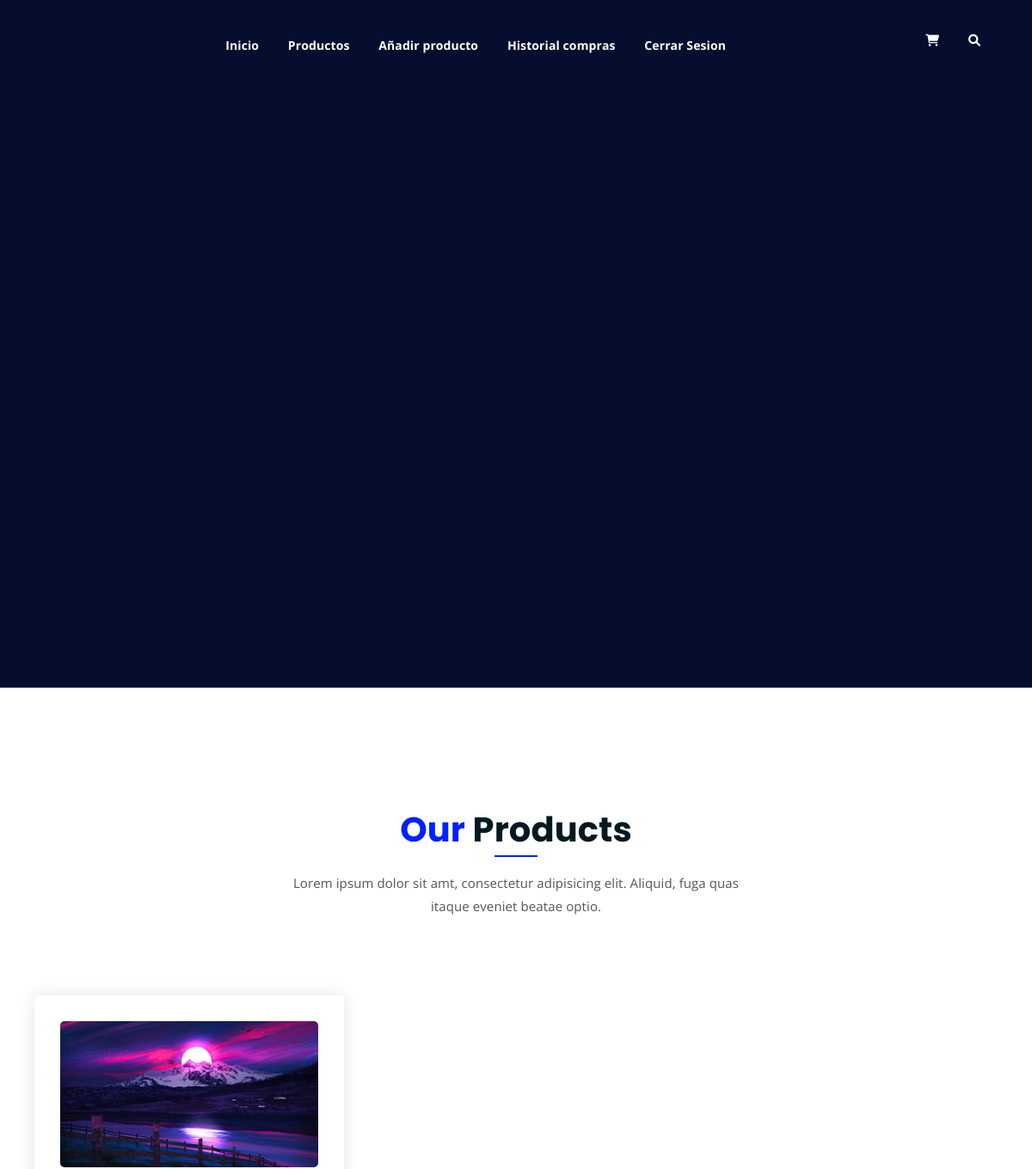
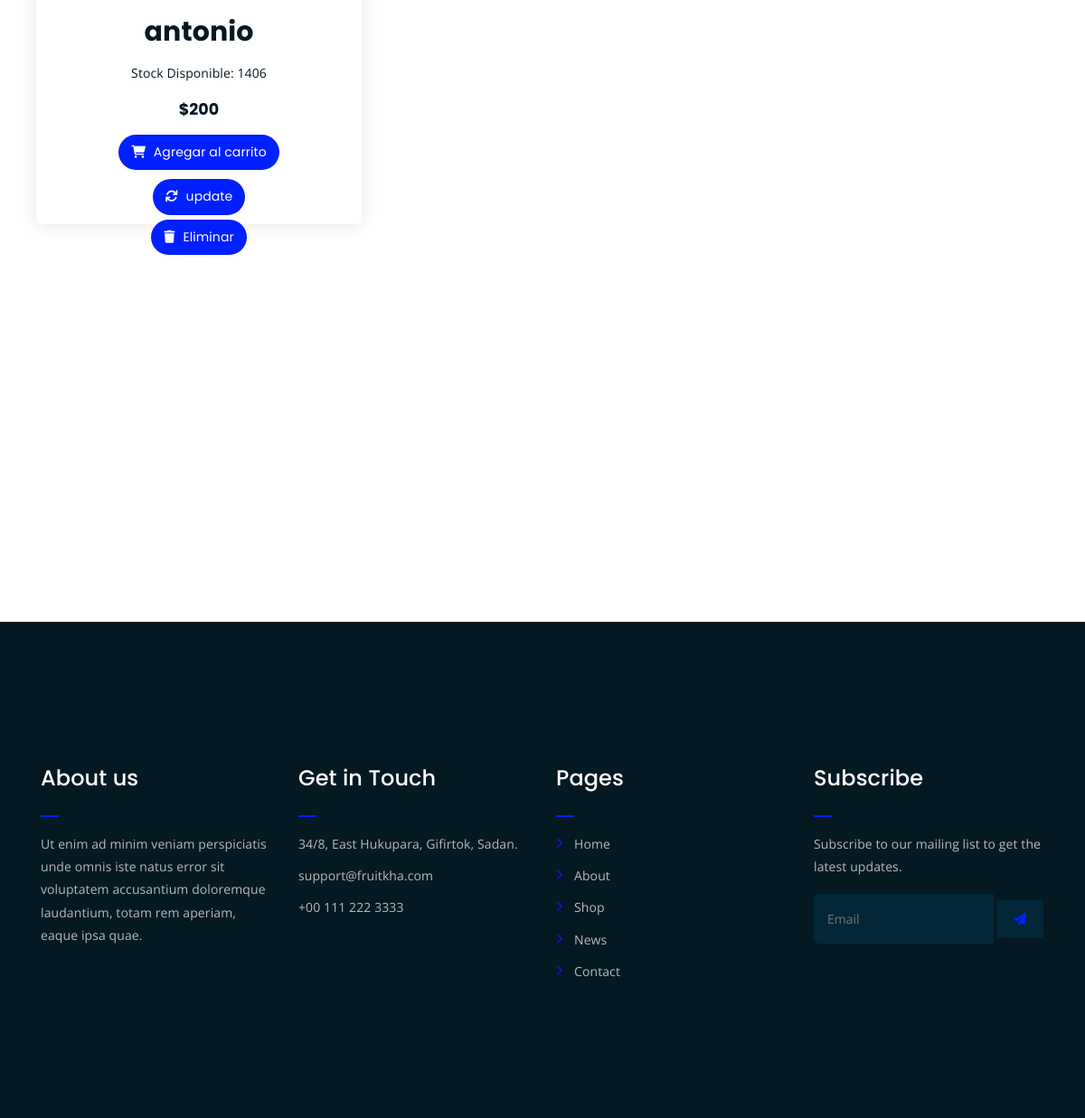
/productos (signed in), run on the app's committed database (2 pictures, top to bottom).
### core/models.py (models this page shows, shortened)
class Producto(models.Model):
    nombre = models.CharField(max_length=50)
    precio = models.IntegerField()
    stock = models.IntegerField()
    descripcion = models.CharField(max_length=250)
    tipo = models.ForeignKey(TipoProducto, on_delete=models.CASCADE)
    vencimiento = models.DateField(default=date.today)
    imagen = models.ImageField(null=True,blank=True)
    vigente = models.BooleanField()

### core/views.py (the view)
# urls.py: path('productos', productos, name="productos"),
def productos(request):
    categorias = TipoProducto.objects.all()  # Obtén todos los tipos de productos (categorías)
    productosAll = Producto.objects.all()
    page = request.GET.get('page', 1)
    try:
        paginator = Paginator(productosAll, 5)
        productosAll = paginator.page(page)
    except:
        raise Http404
    data = {
        'listado': productosAll,
        'paginator': paginator,
        'categorias': categorias,
    }
    return render(request, 'core/productos.html',data)

### core/templates/core/Productos.html (shortened to what this page needs)
{% extends 'core/base.html' %}
{% load static %}
{% block contenido %}
<div class="product-section mt-150 mb-150" style="margin-bottom: 400px;">
    <div class="container">
        <div class="row">
            <div class="col-lg-8 offset-lg-2 text-center">
                <div class="section-title">
                    <h3><span class="orange-text">Our</span> Products</h3>
                    <p>Lorem ipsum dolor sit amt, consectetur adipisicing elit. Aliquid, fuga quas itaque eveniet beatae optio.</p>
                </div>
            </div>
        </div>
        <div class="row">
            {% for aux in listado %}
                {% if aux.vigente == 1 %}
                <div class="col-lg-4 col-md-6 text-center" style="padding: 10px;">
                    <div class="single-product-item" style="height: 550px; display: flex; flex-direction: column; justify-content: space-between;">
                        <div class="product-image" style="height: 200px;">
                            <a href="{% url 'descripcion' aux.id %}">
                                {% if aux.imagen %}
                                    <img src="{{ aux.imagen.url }}" alt="{{ aux.nombre }}" style="width: 100%; height: 100%; object-fit: cover;">
                                {% else %}
                                    <img src="{% static 'core/img/products/product-img-1.jpg' %}" alt="" style="width: 100%; height: 100%; object-fit: cover;">
                                {% endif %}
                            </a>
                        </div>
                        <p class="product-price" style="height: 1.5em;">{{ aux.nombre }}</p>
                        {%  if aux.stock == 0%}
                        <p>Stock Disponible: producto agotado</p>
                        {% else %}
                        <p>Stock Disponible: {{ aux.stock }}</p>
                        <h5>${{ aux.precio }}</h5>
                        {% endif %}
                        <a href="{% url 'descripcion' aux.id %}" class="cart-btn" style="max-width: 200px; width: auto; display: block; margin: 0 auto 5px; padding: 0.5em 1em;">
                            <i class="fas fa-shopping-cart"></i> Agregar al carrito
                        </a>
                        <a href="{% url 'update' aux.id %}" class="cart-btn" style="max-width: 200px; width: auto; display: block; margin: 5px auto 0; padding: 0.5em 1em;">
                            <i class="fa fa-refresh"></i> update
                        </a>
                        <a href="javascript:void(0);" class="cart-btn" onclick="deleteProducto({{ aux.id }});" style="max-width: 200px; width: auto; display: block; margin: 5px auto 0; padding: 0.5em 1em;">
                            <i class="fa fa-trash"></i> Eliminar
                        </a>
                    </div>
                </div>
                {% endif %}
            {% endfor %}
        </div>
    </div>
</div>
{% endblock %}

### core/static/core/css/style.css (style rules this page uses)
.row { display: flex; justify-content: flex-start; }
.product-section { margin-bottom: 1500px; }
.single-product-item { height: 450px; display: flex; flex-direction: column; justify-content: space-between; }
.product-image img { width: 100%; height: 200px; object-fit: cover; }
.product-price { height: 1.5em; }
.single-product-item { height: 450px !important; }

### core/static/core/css/main.css (style rules this page uses)
body img { max-width: 100%; }
a { cursor: pointer; text-decoration: none; -webkit-transition: all 0.2s ease-in-out; -o-transition: all 0.2s ease-in-out; transition: all 0.2s ease-in-out; }
h1, .h1, h2, .h2, h3, .h3, h4, .h4, h5, .h5, h6, .h6 { font-family: "Poppins", sans-serif; font-weight: 700; margin: 0 0 1.25rem 0; color: #051922; }
h3, .h3 { font-size: 2rem; font-weight: 700; line-height: 2.25rem; }
h5, .h5 { font-size: 1.25rem; font-weight: 700; line-height: 1.5rem; }
p { font-family: "Open Sans", sans-serif; font-weight: 400; font-size: 1rem; letter-spacing: 0.1px; line-height: 1.8; color: #051922; margin: 0 0 1.25rem 0; }
p:last-child { margin: 0; }
.mt-150 { margin-top: 150px; }
.mb-150 { margin-bottom: 150px; }
.orange-text { color: #0020FF ; }
a.boxed-btn, a.bordered-btn, a.cart-btn { border-radius: 50px; }
.section-title h3 { font-size: 40px; position: relative; padding-bottom: 15px; }
.section-title h3:after { position: absolute; content: ''; left: 0px; right: 0px; bottom: 0px; width: 50px; height: 2px; background-color: #0020FF; margin: 0 auto; }
.section-title p { font-size: 15px; width: 530px; margin: 0 auto; color: #555; margin-top: 10px; line-height: 1.8; }
.section-title { margin-bottom: 80px; }
.product-image img { -webkit-transition: 0.3s; -o-transition: 0.3s; transition: 0.3s; }
a.cart-btn { -webkit-transition: 0.3s; -o-transition: 0.3s; transition: 0.3s; }
.single-product-item { -webkit-transition: 0.3s; -o-transition: 0.3s; transition: 0.3s; }
.single-product-item { margin-bottom: 30px; }
.product-image { padding: 30px; padding-bottom: 0; }
.product-image img { width: 90%; border-radius: 5px; margin-bottom: 20px; }
p.product-price { font-family: 'Poppins', sans-serif; font-size: 30px; font-weight: 700; margin-bottom: 15px; }
a.cart-btn { font-family: 'Poppins', sans-serif; display: inline-block; background-color: #0020FF; color: #fff; padding: 10px 20px; }
a.cart-btn i { margin-right: 5px; }
.single-product-item { -webkit-box-shadow: 0 0 20px #e4e4e4; box-shadow: 0 0 20px #e4e4e4; padding-bottom: 50px; border-radius: 5px; }

### data on the page
Producto: imagen (picture), nombre "antonio", stock "1406", precio "200"
